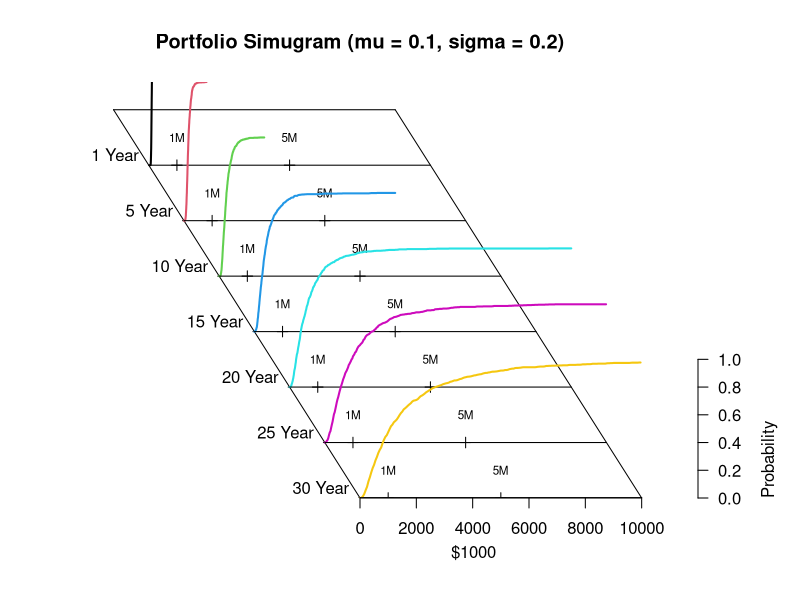

Write the R code that produced this figure.
# Simugram plot function
simugram.plot <- function(s0, mu, sigma, n, run, year, xlim, ylim, angle, is_from_front_to_back, is_colorful,
                          is_shade, is_showxaxis, is_showmarkpoint, markpoint) {
  
  
  ## Simulates terminal values of GBM
  sim.gbm <- function(s0, t, mu, sigma, n) {
    s0*exp((mu - .5*sigma^2)*t + sigma*sqrt(t)*rnorm(n)) ## mu represents drift; sigma represents volatility
  }
  
  ## The mean rate of return for s(t) is (mu - .5*sigma^2) 
  
  simugram <- function(tv, run) {
    m = length(tv)
    x <- seq(min(pretty(tv)), max(pretty(tv)), length = run)
    ecdf.jad <- NULL
    for (i in 1:length(x)) {
      ecdf.jad <- c(ecdf.jad, length(tv[tv <= x[i]])/m)
    }
    return(list(x = x, y = ecdf.jad))
  }
  
  if (is_from_front_to_back == TRUE) {
    year <- rev(year)
  }
  
  ## Initiate basic parameters
  x_input = c(0, 10000) ## x_input contains all the simulated terminal prices
  cat_input = c(0, 1) ## cat_input contains all the corresponding probabilities
  ncat_input <- length(year) ## Number of categories to iterate
  
  ## Set the colors
  line_color <- rep(1, ncat_input)
  shade_color <- rep("#d3d3d3", ncat_input)
  if (is_colorful == TRUE) {
    line_color <- c(1:ncat_input)
    shade_color <- c("#d3d3d3", "#ffc0cb", "#dbead5", "#a7d3f5", "#ceffff", "#ecd8e9", "#ffe596", "#e9e9e9")
  }
  
  ## View angle parameters
  slope <- 0.4/1000*angle
  y_angle <- 0.4
  x_angle <- y_angle/slope
  by_index <- 0.1
  
  if (angle == 0) {
    y_angle <- 0
    x_angle <- 0
  }
  
  if (angle < 0) {
    opar <- par(no.readonly = TRUE)
    par(mar = c(5.1, 1.1, 4.1, 5.1))
    by_index <- -0.1
  }
  
  x_lab = "$1000"
  y_lab = "Probability"
  xlim_show = c(0, 10000, 2000) ## xlim is displayed as from 0 to 10000 by 2000
  ylim_show = c(0, 1, 0.2) ## ylim (probability) is displayed as from 0 to 1 by 0.2
  
  plot(x_input[1], 0, type = "n",
       main = paste0("Portfolio Simugram (", "mu = ", as.character(mu), ", sigma = ", as.character(sigma), ")"),
       xlab = "", ylab = "", xlim = xlim, ylim = ylim, bty = "l", yaxs = "i", xaxs = "i", axes = FALSE)
  
  x_adj <- (ncat_input)*x_angle
  y_adj <- (ncat_input)*y_angle
  
  b <- x_input[1]*slope
  z_x <- seq(x_input[1], (x_input[1] + x_adj), by = by_index)
  z_y <- (z_x*slope) - b
  x_axis_range <- xlim_show[2] - x_input[1]
  z_x2 <- z_x + x_axis_range
  
  lines(z_x, z_y)
  lines(z_x2, z_y)
  segments((x_input[1] + ncat_input*x_angle), (ncat_input*y_angle), (z_x2[length(z_x2)]),(ncat_input*y_angle))
  segments(x_input[1], 0, (z_x2[1]), 0)
  
  ## Iterate through year categories
  for (i in 1:ncat_input) {
    x_adj <- x_adj-x_angle
    y_adj <- y_adj-y_angle
    
    h <- year[i]
    tv <- sim.gbm(s0, t = h, mu, sigma, n)
    plot_index <- which(simugram(tv, run)$x/1000 <= 10000) ## Do not over plot
    x_input <- simugram(tv, run)$x[plot_index]/1000
    cat_input <- simugram(tv, run)$y[plot_index]
    
    if (angle > 0) {
      segments(xlim_show[2] + x_adj, y_adj, xlim_show[2] + x_adj + 50, y_adj)
      text(xlim_show[2] + x_adj + 20, y_adj + 0.06, paste0(year[i], " Year"), pos = 4)
    }

    if (angle < 0) {
      segments(x_input[1] + x_adj, y_adj, x_input[1] + x_adj-50, y_adj)
      text(x_input[1] + x_adj - 20, y_adj + 0.06, paste0(year[i], " Year"), pos = 2)
    }
    
    if (is_shade == TRUE) {
      x_start <- 1
      polygon(c(x_input[x_start] + x_adj, x_input[x_start:length(x_input)] + x_adj, x_input[length(x_input)] + x_adj),
              c(y_adj, cat_input[x_start:length(x_input)] + y_adj, y_adj), col = shade_color[i], border = FALSE)
    }
    lines(x_input + x_adj, cat_input + y_adj, col = line_color[i], lty = 1, lwd = 2)
    
    if (is_showxaxis == TRUE){
      segments((x_input[1] + x_adj), y_adj, (z_x2[length(z_x2)] - x_angle*i), y_adj)
    }
    
    if (is_showmarkpoint == TRUE) {
      i <- 1
      for (i in 1:length(markpoint)) {
        points(markpoint[i] + x_adj, y_adj, pch = 3)
        text(markpoint[i] + x_adj, y_adj + 0.2, paste0(markpoint[i]/1000, "M"), cex = 0.7)
      }
    }
    i = i + 1
  }
  
  segments(x_input[1], 0, (z_x2[1]), 0)
  axis(1, at = seq(xlim_show[1], xlim_show[2], xlim_show[3]))
  
  if (angle >= 0) {
    axis(2, at = seq(ylim_show[1], ylim_show[2], ylim_show[3]), las = 1)
    mtext(x_lab, side = 1, line = 2.2, adj = 0.32)
    mtext(y_lab, side = 2, line = 3.2, adj = 0)
  }
  
  else {
    axis(4, at = seq(ylim_show[1], ylim_show[2], ylim_show[3]), las = 1)
    mtext(x_lab, side = 1, line = 2.2, adj = 0.68)
    mtext(y_lab, side = 4, line = 3, adj = 0)
    par(opar)
  }
}

# Call the function
simugram.plot(s0 = 100000, mu = 0.1, sigma = 0.2, n = 1000, run = 1000, year = c(1, 5, 10, 15, 20, 25, 30), 
              xlim = c(-12000, 12000), ylim = c(0, 3), angle = -0.8, is_from_front_to_back = FALSE, is_colorful = TRUE,
              is_shade = FALSE, is_showxaxis = TRUE, is_showmarkpoint = TRUE, markpoint = c(1000, 5000))